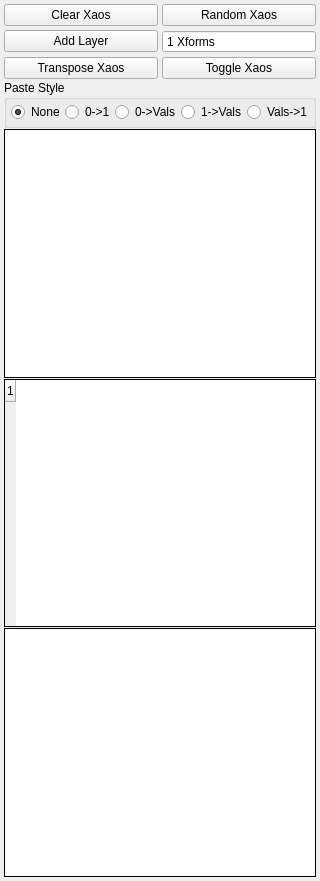
    <widget class="QDockWidget" name="XaosDockWidget">
     <property name="geometry">
      <rect>
       <x>550</x>
       <y>0</y>
       <width>310</width>
       <height>881</height>
      </rect>
     </property>
     <property name="sizePolicy">
      <sizepolicy hsizetype="Preferred" vsizetype="Expanding">
       <horstretch>0</horstretch>
       <verstretch>0</verstretch>
      </sizepolicy>
     </property>
     <property name="minimumSize">
      <size>
       <width>310</width>
       <height>445</height>
      </size>
     </property>
     <property name="floating">
      <bool>false</bool>
     </property>
     <property name="features">
      <set>QDockWidget::DockWidgetFloatable|QDockWidget::DockWidgetMovable</set>
     </property>
     <property name="allowedAreas">
      <set>Qt::LeftDockWidgetArea|Qt::RightDockWidgetArea</set>
     </property>
     <property name="windowTitle">
      <string>Xaos</string>
     </property>
     <widget class="QWidget" name="XaosDockWidgetContents">
      <property name="sizePolicy">
       <sizepolicy hsizetype="Preferred" vsizetype="Expanding">
        <horstretch>0</horstretch>
        <verstretch>0</verstretch>
       </sizepolicy>
      </property>
      <layout class="QVBoxLayout" name="verticalLayout_3" stretch="0,0,0,0,0">
       <property name="spacing">
        <number>1</number>
       </property>
       <property name="leftMargin">
        <number>4</number>
       </property>
       <property name="topMargin">
        <number>4</number>
       </property>
       <property name="rightMargin">
        <number>4</number>
       </property>
       <property name="bottomMargin">
        <number>4</number>
       </property>
       <item>
        <layout class="QGridLayout" name="XaosGridLayout">
         <property name="sizeConstraint">
          <enum>QLayout::SetDefaultConstraint</enum>
         </property>
         <property name="leftMargin">
          <number>0</number>
         </property>
         <property name="topMargin">
          <number>0</number>
         </property>
         <property name="spacing">
          <number>4</number>
         </property>
         <item row="1" column="1">
          <widget class="QSpinBox" name="AddLayerSpinBox">
           <property name="focusPolicy">
            <enum>Qt::StrongFocus</enum>
           </property>
           <property name="buttonSymbols">
            <enum>QAbstractSpinBox::NoButtons</enum>
           </property>
           <property name="suffix">
            <string> Xforms</string>
           </property>
           <property name="minimum">
            <number>1</number>
           </property>
           <property name="maximum">
            <number>9999999</number>
           </property>
          </widget>
         </item>
         <item row="0" column="0">
          <widget class="QPushButton" name="ClearXaosButton">
           <property name="toolTip">
            <string>Set all xaos values in all xforms to 1</string>
           </property>
           <property name="text">
            <string>Clear Xaos</string>
           </property>
           <property name="autoDefault">
            <bool>false</bool>
           </property>
           <property name="default">
            <bool>false</bool>
           </property>
           <property name="flat">
            <bool>false</bool>
           </property>
          </widget>
         </item>
         <item row="1" column="0">
          <widget class="QPushButton" name="AddLayerButton">
           <property name="toolTip">
            <string>Add N new xforms with all to/from xaos values to each other set to 1, and the remainder set to 0</string>
           </property>
           <property name="text">
            <string>Add Layer</string>
           </property>
          </widget>
         </item>
         <item row="0" column="1">
          <widget class="QPushButton" name="RandomXaosButton">
           <property name="toolTip">
            <string>&lt;html&gt;&lt;head/&gt;&lt;body&gt;&lt;p&gt;Set all xaos values to either 0 or 1, or a random decimal value between 0 and 3, inclusive if Ctrl is pressed.&lt;/p&gt;&lt;p&gt;Individual rows and columns can be randomized by double clicking their header areas while pressing Ctrl.&lt;/p&gt;&lt;/body&gt;&lt;/html&gt;</string>
           </property>
           <property name="text">
            <string>Random Xaos</string>
           </property>
          </widget>
         </item>
         <item row="2" column="0">
          <widget class="QPushButton" name="TransposeXaosButton">
           <property name="toolTip">
            <string>Switch the row and column positions of the values in the xaos table</string>
           </property>
           <property name="text">
            <string>Transpose Xaos</string>
           </property>
          </widget>
         </item>
         <item row="2" column="1">
          <widget class="QPushButton" name="ToggleXaosButton">
           <property name="toolTip">
            <string>Toggle whether to use xaos</string>
           </property>
           <property name="text">
            <string>Toggle Xaos</string>
           </property>
          </widget>
         </item>
        </layout>
       </item>
       <item>
        <widget class="QGroupBox" name="XaosPasteGroupBox">
         <property name="toolTip">
          <string>&lt;html&gt;&lt;head/&gt;&lt;body&gt;&lt;p&gt;&lt;br/&gt;&lt;/p&gt;&lt;/body&gt;&lt;/html&gt;</string>
         </property>
         <property name="title">
          <string>Paste Style</string>
         </property>
         <layout class="QHBoxLayout" name="horizontalLayout_5">
          <property name="spacing">
           <number>0</number>
          </property>
          <property name="leftMargin">
           <number>4</number>
          </property>
          <property name="topMargin">
           <number>2</number>
          </property>
          <property name="rightMargin">
           <number>0</number>
          </property>
          <property name="bottomMargin">
           <number>3</number>
          </property>
          <item>
           <widget class="QRadioButton" name="XaosPasteNoneRadio">
            <property name="toolTip">
             <string>&lt;html&gt;&lt;head/&gt;&lt;body&gt;&lt;p&gt;All values in the new xaos rows and columns will be 1&lt;/p&gt;&lt;/body&gt;&lt;/html&gt;</string>
            </property>
            <property name="text">
             <string>None</string>
            </property>
            <property name="checked">
             <bool>true</bool>
            </property>
           </widget>
          </item>
          <item>
           <widget class="QRadioButton" name="XaosPaste0to1Radio">
            <property name="toolTip">
             <string>&lt;html&gt;&lt;head/&gt;&lt;body&gt;&lt;p&gt;All values in the new xaos rows and columns before the bottom right square will be 0, and those in the square will be 1&lt;/p&gt;&lt;/body&gt;&lt;/html&gt;</string>
            </property>
            <property name="text">
             <string>0-&gt;1</string>
            </property>
           </widget>
          </item>
          <item>
           <widget class="QRadioButton" name="XaosPaste0toValsRadio">
            <property name="toolTip">
             <string>&lt;html&gt;&lt;head/&gt;&lt;body&gt;&lt;p&gt;All values in the new xaos rows and columns before the bottom right square will be 0, and those in the square will be the original xaos values starting from the top of the new xforms&lt;/p&gt;&lt;/body&gt;&lt;/html&gt;</string>
            </property>
            <property name="text">
             <string>0-&gt;Vals</string>
            </property>
           </widget>
          </item>
          <item>
           <widget class="QRadioButton" name="XaosPaste1toValsRadio">
            <property name="toolTip">
             <string>&lt;html&gt;&lt;head/&gt;&lt;body&gt;&lt;p&gt;All values in the new xaos rows and columns before the bottom right square will be 1, and those in the square will be the original xaos values starting from the top of the new xforms&lt;/p&gt;&lt;/body&gt;&lt;/html&gt;</string>
            </property>
            <property name="text">
             <string>1-&gt;Vals</string>
            </property>
           </widget>
          </item>
          <item>
           <widget class="QRadioButton" name="XaosPasteValsTo1Radio">
            <property name="toolTip">
             <string>&lt;html&gt;&lt;head/&gt;&lt;body&gt;&lt;p&gt;All values in the new xaos rows and columns before the bottom right square will be the original xaos values starting from the top of the new xforms, and those in the square will be 1&lt;/p&gt;&lt;/body&gt;&lt;/html&gt;</string>
            </property>
            <property name="text">
             <string>Vals-&gt;1</string>
            </property>
           </widget>
          </item>
         </layout>
        </widget>
       </item>
       <item>
        <widget class="QTableView" name="XaosTableView">
         <property name="sizePolicy">
          <sizepolicy hsizetype="Expanding" vsizetype="Expanding">
           <horstretch>0</horstretch>
           <verstretch>0</verstretch>
          </sizepolicy>
         </property>
         <property name="minimumSize">
          <size>
           <width>0</width>
           <height>67</height>
          </size>
         </property>
         <property name="maximumSize">
          <size>
           <width>16777215</width>
           <height>16777215</height>
          </size>
         </property>
         <property name="font">
          <font>
           <kerning>true</kerning>
          </font>
         </property>
         <property name="focusPolicy">
          <enum>Qt::NoFocus</enum>
         </property>
         <property name="styleSheet">
          <string notr="true"/>
         </property>
         <property name="frameShape">
          <enum>QFrame::Panel</enum>
         </property>
         <property name="frameShadow">
          <enum>QFrame::Plain</enum>
         </property>
         <property name="lineWidth">
          <number>1</number>
         </property>
         <property name="verticalScrollBarPolicy">
          <enum>Qt::ScrollBarAsNeeded</enum>
         </property>
         <property name="horizontalScrollBarPolicy">
          <enum>Qt::ScrollBarAsNeeded</enum>
         </property>
         <property name="sizeAdjustPolicy">
          <enum>QAbstractScrollArea::AdjustToContents</enum>
         </property>
         <property name="autoScroll">
          <bool>true</bool>
         </property>
         <property name="editTriggers">
          <set>QAbstractItemView::CurrentChanged|QAbstractItemView::DoubleClicked|QAbstractItemView::EditKeyPressed|QAbstractItemView::SelectedClicked</set>
         </property>
         <property name="tabKeyNavigation">
          <bool>true</bool>
         </property>
         <property name="showDropIndicator" stdset="0">
          <bool>false</bool>
         </property>
         <property name="dragDropOverwriteMode">
          <bool>false</bool>
         </property>
         <property name="alternatingRowColors">
          <bool>false</bool>
         </property>
         <property name="selectionMode">
          <enum>QAbstractItemView::SingleSelection</enum>
         </property>
         <property name="verticalScrollMode">
          <enum>QAbstractItemView::ScrollPerPixel</enum>
         </property>
         <property name="horizontalScrollMode">
          <enum>QAbstractItemView::ScrollPerPixel</enum>
         </property>
         <property name="showGrid">
          <bool>true</bool>
         </property>
         <property name="gridStyle">
          <enum>Qt::SolidLine</enum>
         </property>
         <property name="wordWrap">
          <bool>false</bool>
         </property>
         <property name="cornerButtonEnabled">
          <bool>true</bool>
         </property>
         <attribute name="horizontalHeaderCascadingSectionResizes">
          <bool>false</bool>
         </attribute>
         <attribute name="horizontalHeaderMinimumSectionSize">
          <number>35</number>
         </attribute>
         <attribute name="horizontalHeaderDefaultSectionSize">
          <number>35</number>
         </attribute>
         <attribute name="horizontalHeaderHighlightSections">
          <bool>false</bool>
         </attribute>
         <attribute name="verticalHeaderCascadingSectionResizes">
          <bool>false</bool>
         </attribute>
         <attribute name="verticalHeaderMinimumSectionSize">
          <number>22</number>
         </attribute>
         <attribute name="verticalHeaderDefaultSectionSize">
          <number>22</number>
         </attribute>
         <attribute name="verticalHeaderHighlightSections">
          <bool>false</bool>
         </attribute>
        </widget>
       </item>
       <item>
        <widget class="QTableWidget" name="XaosDistVizTableWidget">
         <property name="sizePolicy">
          <sizepolicy hsizetype="Expanding" vsizetype="Expanding">
           <horstretch>0</horstretch>
           <verstretch>0</verstretch>
          </sizepolicy>
         </property>
         <property name="minimumSize">
          <size>
           <width>0</width>
           <height>150</height>
          </size>
         </property>
         <property name="maximumSize">
          <size>
           <width>16777215</width>
           <height>16777215</height>
          </size>
         </property>
         <property name="font">
          <font>
           <kerning>true</kerning>
          </font>
         </property>
         <property name="focusPolicy">
          <enum>Qt::NoFocus</enum>
         </property>
         <property name="styleSheet">
          <string notr="true"/>
         </property>
         <property name="frameShape">
          <enum>QFrame::Panel</enum>
         </property>
         <property name="frameShadow">
          <enum>QFrame::Plain</enum>
         </property>
         <property name="lineWidth">
          <number>1</number>
         </property>
         <property name="verticalScrollBarPolicy">
          <enum>Qt::ScrollBarAsNeeded</enum>
         </property>
         <property name="horizontalScrollBarPolicy">
          <enum>Qt::ScrollBarAsNeeded</enum>
         </property>
         <property name="sizeAdjustPolicy">
          <enum>QAbstractScrollArea::AdjustToContents</enum>
         </property>
         <property name="autoScroll">
          <bool>false</bool>
         </property>
         <property name="editTriggers">
          <set>QAbstractItemView::NoEditTriggers</set>
         </property>
         <property name="tabKeyNavigation">
          <bool>false</bool>
         </property>
         <property name="showDropIndicator" stdset="0">
          <bool>false</bool>
         </property>
         <property name="dragDropOverwriteMode">
          <bool>false</bool>
         </property>
         <property name="alternatingRowColors">
          <bool>false</bool>
         </property>
         <property name="selectionMode">
          <enum>QAbstractItemView::NoSelection</enum>
         </property>
         <property name="verticalScrollMode">
          <enum>QAbstractItemView::ScrollPerPixel</enum>
         </property>
         <property name="horizontalScrollMode">
          <enum>QAbstractItemView::ScrollPerPixel</enum>
         </property>
         <property name="showGrid">
          <bool>true</bool>
         </property>
         <property name="gridStyle">
          <enum>Qt::SolidLine</enum>
         </property>
         <property name="wordWrap">
          <bool>false</bool>
         </property>
         <property name="cornerButtonEnabled">
          <bool>true</bool>
         </property>
         <property name="rowCount">
          <number>1</number>
         </property>
         <property name="columnCount">
          <number>0</number>
         </property>
         <attribute name="horizontalHeaderVisible">
          <bool>false</bool>
         </attribute>
         <attribute name="horizontalHeaderCascadingSectionResizes">
          <bool>false</bool>
         </attribute>
         <attribute name="horizontalHeaderMinimumSectionSize">
          <number>35</number>
         </attribute>
         <attribute name="horizontalHeaderDefaultSectionSize">
          <number>35</number>
         </attribute>
         <attribute name="horizontalHeaderStretchLastSection">
          <bool>false</bool>
         </attribute>
         <attribute name="verticalHeaderVisible">
          <bool>true</bool>
         </attribute>
         <attribute name="verticalHeaderCascadingSectionResizes">
          <bool>false</bool>
         </attribute>
         <attribute name="verticalHeaderMinimumSectionSize">
          <number>22</number>
         </attribute>
         <attribute name="verticalHeaderDefaultSectionSize">
          <number>22</number>
         </attribute>
         <row/>
        </widget>
       </item>
       <item>
        <widget class="QTableView" name="XaosAppliedTableView">
         <property name="minimumSize">
          <size>
           <width>0</width>
           <height>67</height>
          </size>
         </property>
         <property name="focusPolicy">
          <enum>Qt::NoFocus</enum>
         </property>
         <property name="frameShape">
          <enum>QFrame::Panel</enum>
         </property>
         <property name="frameShadow">
          <enum>QFrame::Plain</enum>
         </property>
         <property name="verticalScrollBarPolicy">
          <enum>Qt::ScrollBarAsNeeded</enum>
         </property>
         <property name="horizontalScrollBarPolicy">
          <enum>Qt::ScrollBarAsNeeded</enum>
         </property>
         <property name="sizeAdjustPolicy">
          <enum>QAbstractScrollArea::AdjustToContents</enum>
         </property>
         <property name="editTriggers">
          <set>QAbstractItemView::NoEditTriggers</set>
         </property>
         <property name="showDropIndicator" stdset="0">
          <bool>false</bool>
         </property>
         <property name="dragDropOverwriteMode">
          <bool>false</bool>
         </property>
         <property name="selectionMode">
          <enum>QAbstractItemView::NoSelection</enum>
         </property>
         <property name="verticalScrollMode">
          <enum>QAbstractItemView::ScrollPerPixel</enum>
         </property>
         <property name="horizontalScrollMode">
          <enum>QAbstractItemView::ScrollPerPixel</enum>
         </property>
         <property name="wordWrap">
          <bool>false</bool>
         </property>
         <property name="cornerButtonEnabled">
          <bool>true</bool>
         </property>
         <attribute name="horizontalHeaderMinimumSectionSize">
          <number>35</number>
         </attribute>
         <attribute name="horizontalHeaderDefaultSectionSize">
          <number>35</number>
         </attribute>
         <attribute name="horizontalHeaderHighlightSections">
          <bool>false</bool>
         </attribute>
         <attribute name="verticalHeaderMinimumSectionSize">
          <number>22</number>
         </attribute>
         <attribute name="verticalHeaderDefaultSectionSize">
          <number>22</number>
         </attribute>
         <attribute name="verticalHeaderHighlightSections">
          <bool>false</bool>
         </attribute>
        </widget>
       </item>
      </layout>
     </widget>
    </widget>
